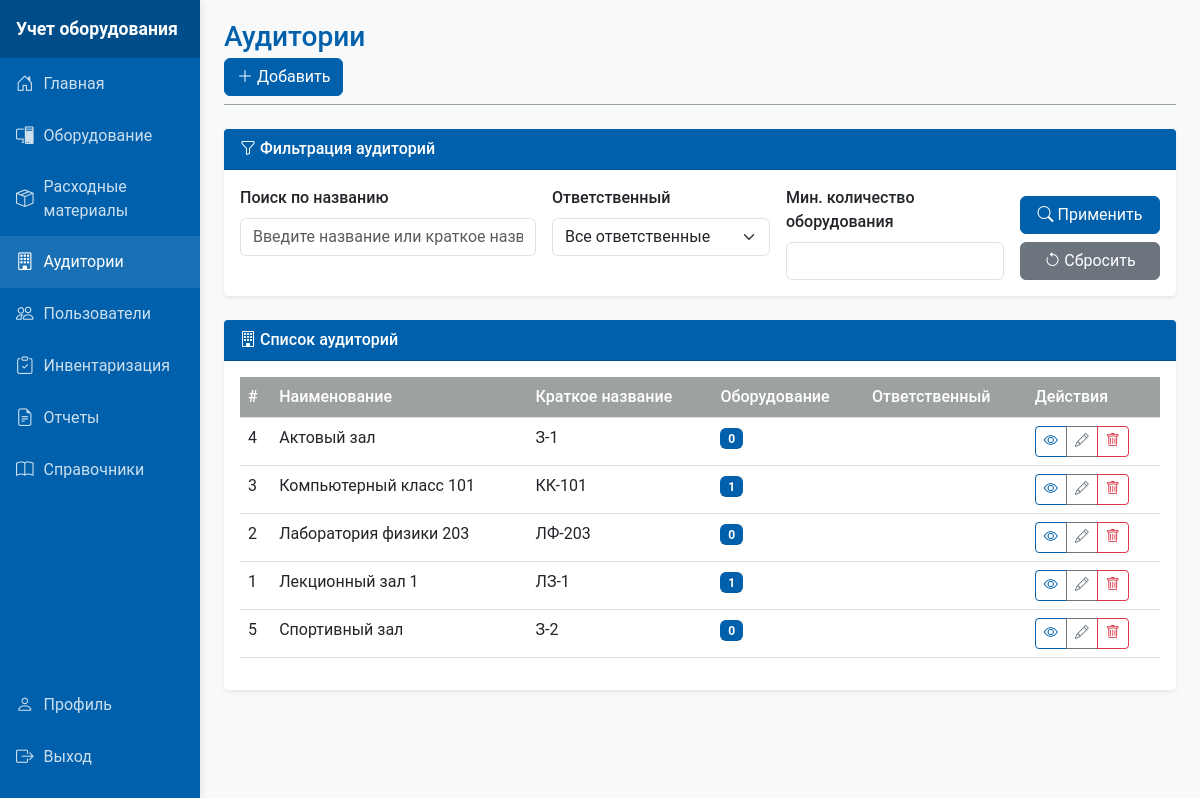
The page /templates/classrooms/index.php (signed in) on the database its author committed.
### tables this page shows
CREATE TABLE `classrooms` (
  `id` int NOT NULL,
  `name` varchar(100) NOT NULL,
  `short_name` varchar(20) DEFAULT NULL,
  `responsible_user_id` int DEFAULT NULL,
  `temp_responsible_user_id` int DEFAULT NULL,
  `created_at` timestamp NULL DEFAULT CURRENT_TIMESTAMP,
  `updated_at` timestamp NULL DEFAULT CURRENT_TIMESTAMP ON UPDATE CURRENT_TIMESTAMP
);

### includes/auth.php (called while the page is built, shortened)
<?php
function get_current_user_role() {
    return $_SESSION['user_role'] ?? null;
}
?>

### config/database.php (called while the page is built, shortened)
<?php
class Database {
    private $host = 'localhost';
    private $db_name = 'DATABASE';
    private $username = 'root';
    private $password = '';
    private $conn;
    private $options = [
        PDO::ATTR_ERRMODE => PDO::ERRMODE_EXCEPTION,
        PDO::ATTR_DEFAULT_FETCH_MODE => PDO::FETCH_ASSOC,
        PDO::ATTR_EMULATE_PREPARES => false
    ];
    public function connect() {
        $this->conn = null;
        try {
            $this->conn = new PDO(
                "mysql:host={$this->host};dbname={$this->db_name}",
                $this->username,
                $this->password,
                $this->options
            );
            $this->conn->exec("set names utf8mb4");
            $this->checkDatabaseStructure();
            return $this->conn;
        } catch(PDOException $e) {
            if ($e->getCode() == 1049) {
                return $this->createDatabase();
            }
            error_log("Ошибка подключения: " . $e->getMessage());
            echo '<div class="alert alert-danger mt-3">Ошибка подключения к базе данных: ' . $e->getMessage() . '</div>';
            return false;
        }
    }
    private function checkDatabaseStructure() {
        try {
            $tables = $this->conn->query("SHOW TABLES")->fetchAll(PDO::FETCH_COLUMN);
        } catch (PDOException $e) {
            error_log("Ошибка проверки структуры БД: " . $e->getMessage());
        }
    }
}
?>

### templates/classrooms/index_handler.php (called while the page is built, shortened)
<?php
require_once '../../config/database.php';
require_once '../../models/Classroom.php';
class ClassroomController {
    private $db;
    private $classroom;
    public function __construct() {
        $this->db = (new Database())->connect();
        $this->classroom = new Classroom($this->db);
    }
    public function index() {
        try {
            $search = $_GET['search'] ?? '';
            $responsible_id = $_GET['responsible_id'] ?? '';
            $min_equipment = intval($_GET['min_equipment'] ?? 0);
            if (!empty($search) || !empty($responsible_id) || $min_equipment > 0) {
                return $this->classroom->getFilteredWithEquipmentCount($search, $responsible_id, $min_equipment);
            } else {
                return $this->classroom->getWithEquipmentCount();
            }
        } catch (PDOException $e) {
            error_log("Database error: " . $e->getMessage());
            $stmt = $this->db->prepare("SELECT 0");
            $stmt->execute();
            return $stmt;
        }
    }
}

### models/Classroom.php (called while the page is built, shortened)
<?php
class Classroom {
    private $conn;
    private $table = 'classrooms';
    public function __construct($db) {
        $this->conn = $db;
    }
    public function getWithEquipmentCount() {
        $query = "SELECT c.*,
                  COUNT(e.id) as equipment_count,
                  u.last_name as responsible_last_name,
                  u.first_name as responsible_first_name
                  FROM {$this->table} c
                  LEFT JOIN equipment e ON c.id = e.current_classroom_id
                  LEFT JOIN users u ON c.responsible_user_id = u.id
                  GROUP BY c.id
                  ORDER BY c.name";
        $stmt = $this->conn->prepare($query);
        $stmt->execute();
        return $stmt;
    }
}
?>

### templates/classrooms/index.php (the view, shortened to what this page needs)
<?php
require_once '../../includes/header.php';
require_once '../../includes/auth.php';
require_once 'index_handler.php';
$controller = new ClassroomController();
$classrooms = $controller->index();
$search = $_GET['search'] ?? '';
$min_equipment = $_GET['min_equipment'] ?? '';
?>
<div class="content-header">
    <h1 class="content-title">Аудитории</h1>
    <div>
        <?php if(get_current_user_role() === 'admin'): ?>
        <a href="create.php" class="btn btn-primary">
            <i class="bi bi-plus-lg"></i> Добавить
        </a>
        <?php endif; ?>
    </div>
</div>
<div class="card mb-4">
    <div class="card-header">
        <i class="bi bi-funnel"></i> Фильтрация аудиторий
    </div>
    <div class="card-body">
        <form method="GET" class="row g-3">
            <div class="col-md-4">
                <label for="search" class="form-label">Поиск по названию</label>
                <input type="text" class="form-control" id="search" name="search" placeholder="Введите название или краткое название..." value="<?= htmlspecialchars($search) ?>">
            </div>
            <div class="col-md-3">
                <label for="responsible_id" class="form-label">Ответственный</label>
                <select class="form-select" id="responsible_id" name="responsible_id">
                    <option value="">Все ответственные</option>
                </select>
            </div>
            <div class="col-md-3">
                <label for="min_equipment" class="form-label">Мин. количество оборудования</label>
                <input type="number" class="form-control" id="min_equipment" name="min_equipment" min="0" value="<?= htmlspecialchars($min_equipment) ?>">
            </div>
            <div class="col-md-2 d-flex align-items-end">
                <div class="d-grid gap-2 w-100">
                    <button type="submit" class="btn btn-primary">
                        <i class="bi bi-search"></i> Применить
                    </button>
                    <a href="index.php" class="btn btn-secondary">
                        <i class="bi bi-arrow-counterclockwise"></i> Сбросить
                    </a>
                </div>
            </div>
        </form>
    </div>
</div>
<div class="card">
    <div class="card-header">
        <i class="bi bi-building"></i> Список аудиторий
    </div>
    <div class="card-body">
        <div class="table-responsive">
            <table class="table table-hover">
                <thead>
                    <tr>
                        <th>#</th>
                        <th>Наименование</th>
                        <th>Краткое название</th>
                        <th>Оборудование</th>
                        <th>Ответственный</th>
                        <th>Действия</th>
                    </tr>
                </thead>
                <tbody>
                    <?php if($classrooms->rowCount() > 0): ?>
                        <?php while($row = $classrooms->fetch(PDO::FETCH_ASSOC)): ?>
                        <tr>
                            <td><?= $row['id'] ?></td>
                            <td><?= htmlspecialchars($row['name']) ?></td>
                            <td><?= htmlspecialchars($row['short_name']) ?></td>
                            <td>
                                <span class="badge bg-primary"><?= $row['equipment_count'] ?></span>
                            </td>
                            <td>
                            </td>
                            <td>
                                <div class="btn-group btn-group-sm" role="group">
                                    <a href="/UP/templates/classrooms/view.php?id=<?= $row['id'] ?>" class="btn btn-outline-primary">
                                        <i class="bi bi-eye"></i>
                                    </a>
                                    <?php if(get_current_user_role() === 'admin'): ?>
                                    <a href="/UP/templates/classrooms/edit.php?id=<?= $row['id'] ?>" class="btn btn-outline-secondary">
                                        <i class="bi bi-pencil"></i>
                                    </a>
                                    <a href="/UP/templates/classrooms/delete.php?id=<?= $row['id'] ?>" class="btn btn-outline-danger" onclick="return confirm('Вы уверены?')">
                                        <i class="bi bi-trash"></i>
                                    </a>
                                    <?php endif; ?>
                                </div>
                            </td>
                        </tr>
                        <?php endwhile; ?>
                    <?php else: ?>
                        <tr>
                            <td colspan="6" class="text-center text-muted py-4">Аудитории не найдены</td>
                        </tr>
                    <?php endif; ?>
                </tbody>
            </table>
        </div>
    </div>
</div>
<?php require_once '../../includes/footer.php'; ?>

### assets/css/style.css (style rules this page uses)
:root { --primary: #0060AC; --secondary: #E41613; --light-gray: #9EA1A2; --dark-gray: #666; --light: #f8f9fa; --white: #fff; }
body { font-family: 'Roboto', Arial, sans-serif; background-color: var(--light); }
.content-header { margin-bottom: 1.5rem; border-bottom: 1px solid var(--light-gray); padding-bottom: 0.5rem; }
.content-title { font-size: 1.75rem; margin-bottom: 0.25rem; font-weight: 500; color: var(--primary); }
.card { box-shadow: 0 0.125rem 0.25rem rgba(0, 0, 0, 0.075); border-radius: 0.25rem; margin-bottom: 1.5rem; border: none; }
.card-header { background-color: var(--primary); font-weight: 500; color: var(--white); border-radius: 0.25rem 0.25rem 0 0 !important; }
.form-label { font-weight: 500; }
.table { background-color: var(--white); }
.table th { background-color: var(--light-gray); color: var(--white); font-weight: 500; }
.btn-primary { background-color: var(--primary); border-color: var(--primary); }
.btn-outline-primary { color: var(--primary); border-color: var(--primary); }
.bg-primary { background-color: var(--primary) !important; }

### rows shown on the page
classrooms: id "4", name "Актовый зал", short_name "З-1", equipment_count "0"
classrooms: id "3", name "Компьютерный класс 101", short_name "КК-101", equipment_count "1"
classrooms: id "2", name "Лаборатория физики 203", short_name "ЛФ-203", equipment_count "0"
classrooms: id "1", name "Лекционный зал 1", short_name "ЛЗ-1", equipment_count "1"
classrooms: id "5", name "Спортивный зал", short_name "З-2", equipment_count "0"
